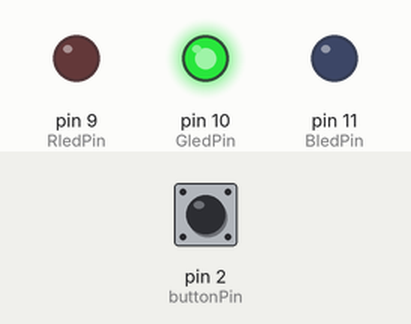
This sketch was run on a simulated Arduino Uno, built with avr-gcc and run on an emulated ATmega328P. On the bench: output pins drawn as LEDs (lit = HIGH). Inputs (shaded band) come from the test bench; at power-on: pin 2 (buttonPin) HIGH.

Above: at 1.2 s.
1.3 s: pin 2 (buttonPin) pulled LOW for 0.15 s
At 2.4 s:
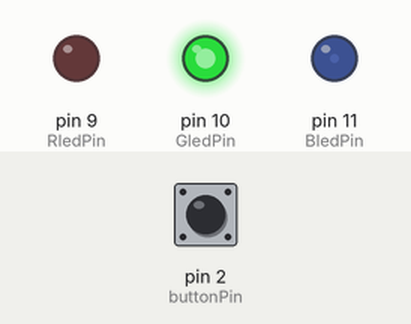
4.4 s: pin 2 (buttonPin) pulled LOW for 1 s
At 4.8 s:
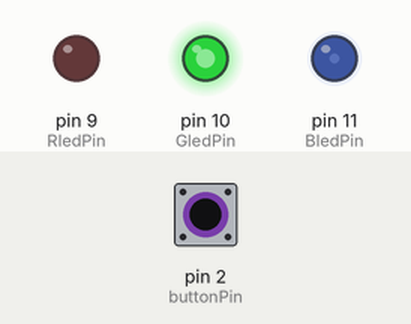
8.4 s: pin 2 (buttonPin) pulled LOW for 0.15 s
At 9.0 s:
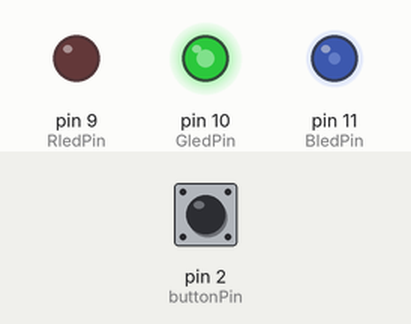
11.5 s: pin 2 (buttonPin) pulsed LOW 2 times (0.12 s each, 0.3 s apart)
At 12.8 s:
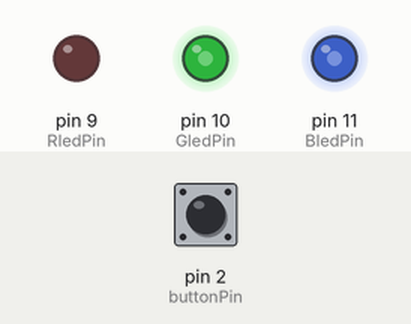
13.6 s: pin 2 (buttonPin) pulled LOW for 3.2 s
19.8 s: pin 2 (buttonPin) pulsed LOW 5 times (0.12 s each, 0.3 s apart)
Timing chart, 0 to 36.5 s (numbered marks = the images above; inputs shaded):
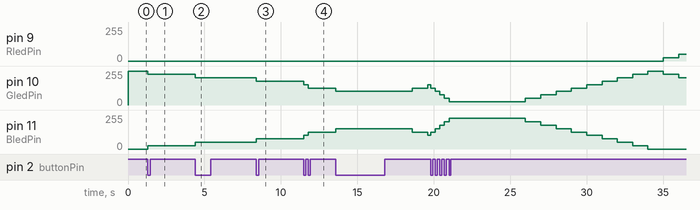

Measured:
- after the input at 1.3 s, pin 10 (GledPin): 255/255 → 229/255 at once; pin 11 (BledPin): 0/255 → 25/255 at once
- after the input at 4.4 s, pin 9 (RledPin): stays 0/255 (without the input it goes to 25/255 after 2.9 s); pin 11 (BledPin): 25/255 → 51/255 at once
- after the input at 8.4 s, pin 9 (RledPin): stays 0/255 (without the input it goes to 25/255 after 3.0 s)
- after the input at 11.5 s, pin 10 (GledPin): 178/255 → 153/255 at once, → 127/255 0.30 s later; pin 11 (BledPin): 76/255 → 102/255 at once, → 127/255 0.30 s later

The sketch:

sketch_oct15b.ino
```cpp
const int buttonPin = 2;
const int RledPin = 9;
const int GledPin = 10;
const int BledPin = 11;

int mood = 0;
const int neutralMood = 10;
int buttonState = 0;
bool ButtonPressed = false;
unsigned long touchedTimer;
unsigned long reducedTimer;
const long unTouchInterval = 5000;
const long reducedInterval = 1000;

void setup() {
  pinMode(buttonPin, INPUT_PULLUP); // ✅ use internal pull-up resistor
  pinMode(RledPin, OUTPUT);
  pinMode(GledPin, OUTPUT);
  pinMode(BledPin, OUTPUT);

  mood = neutralMood;
}

void loop() {
  showLEDState(mood);

  buttonState = digitalRead(buttonPin);

  if (buttonState == LOW && !ButtonPressed) { // ✅ LOW = pressed
    mood = mood + 1;
    if (mood > 20) mood = 20;
    touchedTimer = millis();
    ButtonPressed = true;
  }

  if (buttonState == HIGH && ButtonPressed) {
    ButtonPressed = false;
  }

  unsigned long currentTimer = millis();
  if (currentTimer - touchedTimer > unTouchInterval) {
    if (currentTimer - reducedTimer > reducedInterval) {
      mood = mood - 1;
      if (mood < 0) mood = 0;
      reducedTimer = currentTimer;
    }
  }
}

void showLEDState(int state) {
  float brightnessInterval = 255 / 10.0;
  if (state >= neutralMood) {
    analogWrite(RledPin, 0);
    analogWrite(GledPin, 255 - brightnessInterval * (state - neutralMood));
    analogWrite(BledPin, brightnessInterval * (state - neutralMood));
  } else {
    analogWrite(RledPin, brightnessInterval * (neutralMood - state));
    analogWrite(GledPin, 255 - brightnessInterval * (neutralMood - state));
    analogWrite(BledPin, 0);
  }
}
```
